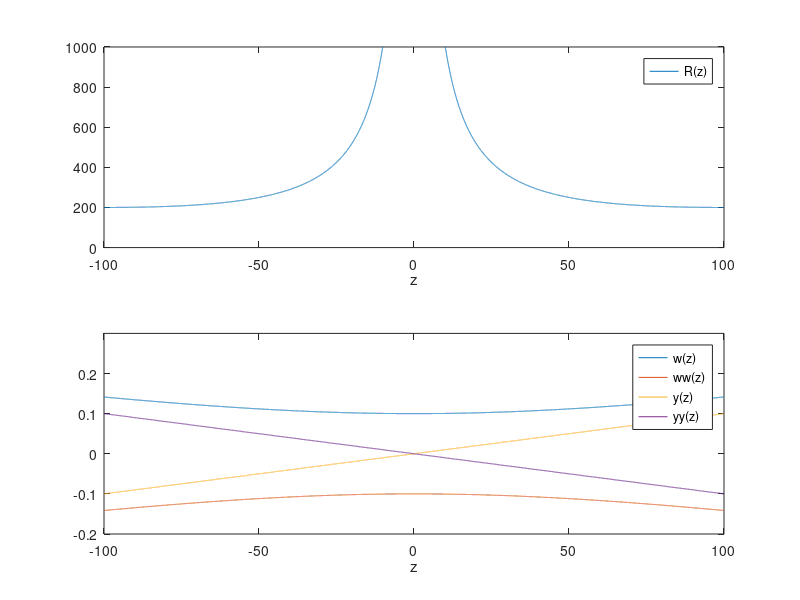

Here is the MATLAB script that generated this plot:
% L10WRS Radius of curvature and Beam waist.
% 1. Radius of curvature
% Beam waist normalized to 1 , that is we plot (w(z) =w0 SQR( 1 + (z/zR)^2) and set
% w0 =.1, in cm. and zR = ?(?0)2 /? ? .01?/?, ? in cm.
% Radius of curvature R(z) = z + (zR)^2/z

function L10WRS;

zR = 100;
z = (-100:0.01:100);
R = abs(z+((zR)^2)./z);
Rm = 2*zR;

% At z = 1/2 of distance of mirrors, that is
% for for distance 200 at 100,
% the radius of curvature must be
% equal to the distance of the mirrors.

figure(1);
subplot(2,1,1);
plot(z,R);
axis([-100 100 0 1000]);                  % PLOTS LIMITS                    
xlabel('z');
legend('R(z)');

% 2. Beam waist
% Plots of two branches of the beam waist and the Asymptote to w(z), that is y = z/zR
% If z is in cm, we have set for w0=.1, ?=3.14*.01/zR in cm ( about 3 microns for zR =100)

y = (z*0.1)/zR; % and for the asymptote
yy = -y;

w = 0.1*sqrt(1+(z/zR).^2); % and for the asymptote
ww = -0.1*sqrt(1+(z/zR).^2);

subplot(2,1,2);
plot(z,w,z,ww,z,y,z,yy);
axis([-100 100 -0.2 0.3]);                  % PLOTS LIMITS                    
xlabel('z');
legend('w(z)','ww(z)','y(z)','yy(z)');
